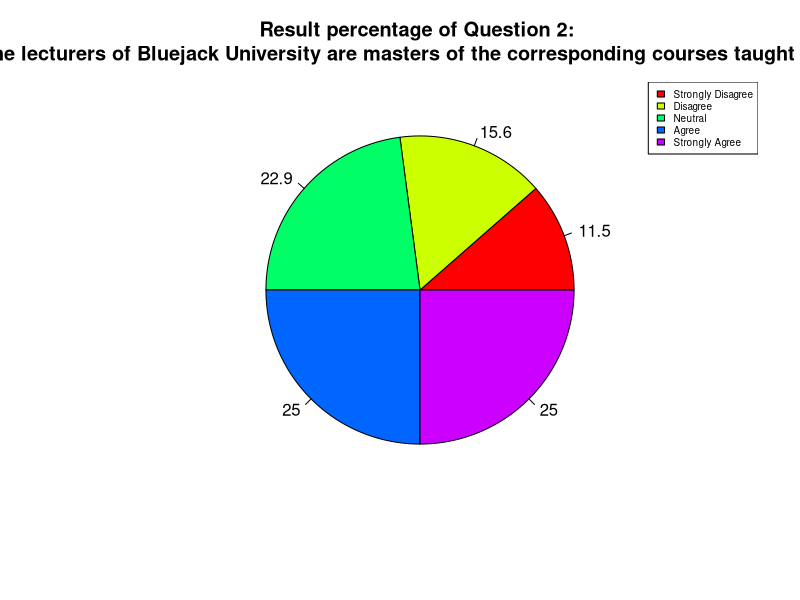

Source code (R):
#set working dir
setwd("C:\\Users\\FELIX\\Downloads\\Data Mining\\Project\\Data Visualization")

#read csv
participant <- read.csv("Data/Participant.csv", fileEncoding = "UTF-8-BOM")
result <- read.csv("Data/Result.csv", fileEncoding = "UTF-8-BOM")
question <- read.csv("Data/Question.csv", fileEncoding = "UTF-8-BOM")

#Data Filtering
result <- result[!is.na(result$Question.1),] #drop na

#Data Grouping - Set freq from result (get distinct and value)
q2.result <- table(result$Question.2)
q2.percentage <- round(q2.result/sum(q2.result)*100,1)

#Pie visualization
q2.title <- question$Question[2] # $=iloc of collumn
q2.title <- paste("Result percentage of Question 2: ",q2.title, sep = "\n")
q2.title

pie(q2.result, labels = q2.percentage, col=rainbow(length(q2.result)),
    main=q2.title)

legend("topright",c("Strongly Disagree","Disagree","Neutral",
                    "Agree","Strongly Agree"), 
       fill = rainbow(length(q2.result)),cex = 0.6)
